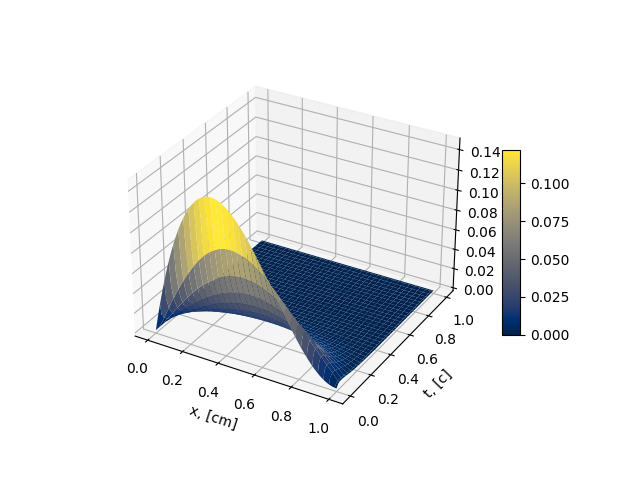

Here is the Python script that generated this plot:
import numpy as np
import matplotlib.pyplot as plt

L = 1
n = 100
delta = 1
T = 1000

h = L / n
tau = delta / T

a, b, c, d, q = np.zeros(n), np.zeros(n), np.zeros(n), np.zeros(n), np.zeros(n)
p, u, f = np.zeros((n + 1, T + 1)), np.zeros((n + 1, T + 1)), np.zeros((n, T))


for i, j in np.ndindex(p.shape):
    if i == 0:
        p[i][j] = 0
    elif j == 0:
        p[i][j] = h * i * (1 - i * h / L) ** 2


for m in range(1, T):
    for i in range(1, n):
        a[i] = -1 * tau / (2 * h**2)
        b[i] = 1 + tau / h**2
        c[i] = -1 * tau / (2 * h**2)
        d[i] = p[i][m - 1] + tau / 2 * (
            (p[i + 1][m - 1] - 2 * p[i][m - 1] + p[i - 1][m - 1]) / h**2 + f[i][m - 1] + f[i][m]
        )

    a[1], c[n - 1] = 0, 0

    for i in range(2, n):
        dzeta = a[i] / b[i - 1]
        a[i] = 0
        b[i] -= dzeta * c[i - 1]
        d[i] -= dzeta * d[i - 1]

    p[n - 1][m] = d[n - 1] / b[n - 1]

    for i in range(n - 2, 0, -1):
        p[i][m] = (d[i] - c[i] * p[i + 1][m]) / b[i]

y, x = np.meshgrid(
    np.linspace(0, delta, T + 1),
    np.linspace(0, 1, n + 1),
)

fig = plt.figure()
ax = plt.axes(projection="3d")
surf = ax.plot_surface(x, y, p, cmap=plt.cm.cividis)
fig.colorbar(surf, shrink=0.5, aspect=10)
plt.xlabel("x, [cm]")
plt.ylabel("t, [c]")
plt.savefig("lesson_10/crank.png")
